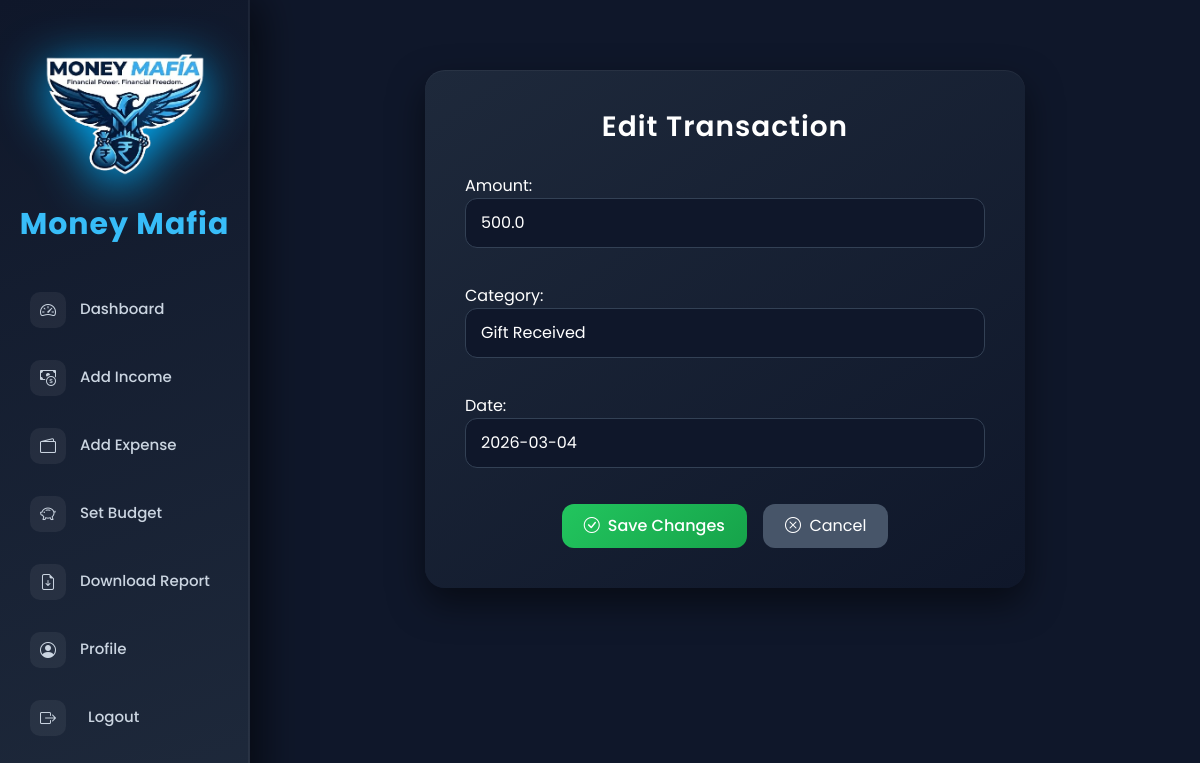
The app's page /edit/income/7/ (signed in) with its own data.
### tracker/models.py (models this page shows)
class Income(models.Model):
    user = models.ForeignKey(User, on_delete=models.CASCADE)
    amount = models.FloatField()
    category = models.CharField(max_length=100)
    date = models.DateField()

### tracker/views.py (the view)
# urls.py: path('edit/<str:model>/<int:pk>/', views.edit_transaction, name='edit_transaction'),
@login_required
def edit_transaction(request, model, pk):
    if model == "income":
        obj = get_object_or_404(Income, pk=pk, user=request.user)
        form_class = IncomeForm
    else:
        obj = get_object_or_404(Expense, pk=pk, user=request.user)
        form_class = ExpenseForm
    if request.method == "POST":
        form = form_class(request.POST, instance=obj)
        if form.is_valid():
            form.save()
            return redirect('dashboard')
    else:
        form = form_class(instance=obj)
    return render(request, "edit_transaction.html", {"form": form})

### tracker/forms.py
class IncomeForm(forms.ModelForm):
    class Meta:
        model = Income
        fields = ['amount', 'category', 'date']

### tracker/templates/edit_transaction.html (shortened to what this page needs)
{% extends 'base.html' %}
{% block content %}
<div class="edit-wrapper">
    <div class="edit-card">
        <h3>Edit Transaction</h3>
        <form method="POST">
            {{ form.as_p }}
            <div class="button-group">
                <button type="submit" class="edit-btn-save">
                    <i class="bi bi-check-circle me-1"></i> Save Changes
                </button>
                <a href="/" class="edit-btn-cancel">
                    <i class="bi bi-x-circle me-1"></i> Cancel
                </a>
            </div>
        </form>
    </div>
</div>
{% endblock %}

### tracker/templates/base.html (style rules this page uses)
body { margin: 0; font-family: 'Poppins', sans-serif; background-color: #0f172a; color: white; }
html { scrollbar-width: none; }
body { -ms-overflow-style: none; }

### tracker/templates/edit_transaction.html (style rules this page uses)
.edit-wrapper { display: flex; justify-content: center; margin-top: 40px; }
.edit-card { width: 100%; max-width: 600px; padding: 40px; background: linear-gradient(145deg, #1e293b, #0f172a); border-radius: 20px; box-shadow: 0 15px 35px rgba(0,0,0,0.5), inset 0 1px 0 rgba(255,255,255,0.05); animation: fadeInUp 0.5s ease; }
.edit-card h3 { text-align: center; margin-bottom: 30px; font-weight: 600; letter-spacing: 1px; }
.edit-card input, .edit-card select, .edit-card textarea { width: 100%; padding: 12px 15px; margin-bottom: 20px; background-color: #0f172a; border: 1px solid #334155; border-radius: 12px; color: white; outline: none; transition: 0.3s ease; }
.button-group { text-align: center; margin-top: 15px; }
.edit-btn-save { background: linear-gradient(135deg,#22c55e,#16a34a); border: none; padding: 10px 22px; border-radius: 12px; color: white; font-weight: 500; transition: 0.3s ease; }
.edit-btn-cancel { background: #475569; border: none; padding: 10px 22px; border-radius: 12px; color: white; margin-left: 12px; text-decoration: none; display: inline-block; transition: 0.3s ease; }

### records on screen
Income: amount "500.0", category "Gift Received", date "2026-03-04"
